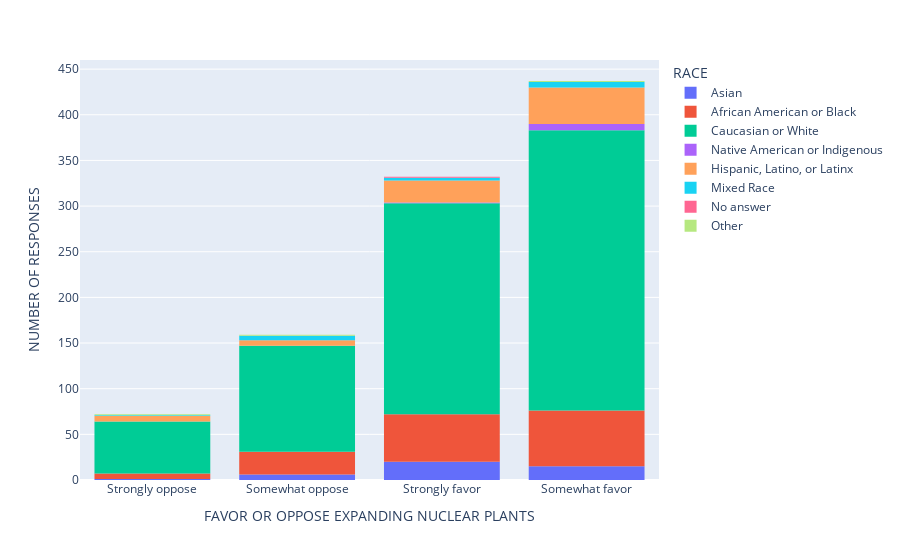

The notebook cell saved with this chart:
### Code cell
fig = px.histogram(dataframe1, x="Q10", color="Q3").update_xaxes(categoryorder='array', categoryarray=["Strongly oppose", "Somewhat oppose", "Somewhat favor", "Strongly favor"]).update_xaxes(categoryorder='total ascending').update_layout(
xaxis_title="FAVOR OR OPPOSE EXPANDING NUCLEAR PLANTS", yaxis_title="NUMBER OF RESPONSES", legend_title="RACE",
)
fig.show()

### Figure 1 — Plotly figure (JSON) as saved in the notebook; plotly's stock layout.template omitted (floating-point values rounded to 4 significant figures; data arrays with more than 128 entries replaced by an {"elided": "..."} marker saying what was removed)
{"data": [{"alignmentgroup": "True", "bingroup": "x", "hovertemplate": "Q3=Asian<br>Q10=%{x}<br>count=%{y}<extra></extra>", "legendgroup": "Asian", "marker": {"color": "#636efa", "pattern": {"shape": ""}}, "name": "Asian", "offsetgroup": "Asian", "orientation": "v", "showlegend": true, "type": "histogram", "x": ["Somewhat favor", "Strongly favor", "Somewhat oppose", "Strongly favor", "Strongly favor", "Somewhat oppose", "Strongly favor", "Somewhat oppose", "Strongly favor", "Somewhat oppose", "Somewhat favor", "Strongly favor", "Somewhat favor", "Strongly favor", "Somewhat favor", "Somewhat favor", "Strongly favor", "Strongly oppose", "Somewhat favor", "Somewhat favor", "Strongly favor", "Strongly favor", "Somewhat favor", "Strongly favor", "Somewhat favor", "Strongly favor", "Somewhat favor", "Somewhat oppose", "Strongly favor", "Strongly favor", "Somewhat favor", "Strongly favor", "Strongly favor", "Strongly favor", "Somewhat favor", "Somewhat favor", "Strongly favor", "Somewhat favor", "Somewhat favor", "Somewhat oppose", "Strongly favor", "Strongly favor"], "xaxis": "x", "yaxis": "y"}, {"alignmentgroup": "True", "bingroup": "x", "hovertemplate": "Q3=African American or Black<br>Q10=%{x}<br>count=%{y}<extra></extra>", "legendgroup": "African American or Black", "marker": {"color": "#EF553B", "pattern": {"shape": ""}}, "name": "African American or Black", "offsetgroup": "African American or Black", "orientation": "v", "showlegend": true, "type": "histogram", "x": {"elided": "144 str values"}, "xaxis": "x", "yaxis": "y"}, {"alignmentgroup": "True", "bingroup": "x", "hovertemplate": "Q3=Caucasian or White<br>Q10=%{x}<br>count=%{y}<extra></extra>", "legendgroup": "Caucasian or White", "marker": {"color": "#00cc96", "pattern": {"shape": ""}}, "name": "Caucasian or White", "offsetgroup": "Caucasian or White", "orientation": "v", "showlegend": true, "type": "histogram", "x": {"elided": "711 str values"}, "xaxis": "x", "yaxis": "y"}, {"alignmentgroup": "True", "bingroup": "x", "hovertemplate": "Q3=Native American or Indigenous<br>Q10=%{x}<br>count=%{y}<extra></extra>", "legendgroup": "Native American or Indigenous", "marker": {"color": "#ab63fa", "pattern": {"shape": ""}}, "name": "Native American or Indigenous", "offsetgroup": "Native American or Indigenous", "orientation": "v", "showlegend": true, "type": "histogram", "x": ["Somewhat favor", "Somewhat favor", "Somewhat favor", "Somewhat favor", "Somewhat favor", "Somewhat favor", "Somewhat favor", "Strongly favor"], "xaxis": "x", "yaxis": "y"}, {"alignmentgroup": "True", "bingroup": "x", "hovertemplate": "Q3=Hispanic, Latino, or Latinx<br>Q10=%{x}<br>count=%{y}<extra></extra>", "legendgroup": "Hispanic, Latino, or Latinx", "marker": {"color": "#FFA15A", "pattern": {"shape": ""}}, "name": "Hispanic, Latino, or Latinx", "offsetgroup": "Hispanic, Latino, or Latinx", "orientation": "v", "showlegend": true, "type": "histogram", "x": ["Strongly favor", "Somewhat favor", "Strongly favor", "Somewhat oppose", "Somewhat favor", "Strongly favor", "Somewhat favor", "Somewhat favor", "Somewhat favor", "Strongly favor", "Somewhat favor", "Strongly oppose", "Somewhat favor", "Somewhat favor", "Strongly favor", "Strongly favor", "Strongly favor", "Strongly oppose", "Strongly favor", "Somewhat favor", "Strongly favor", "Strongly favor", "Strongly favor", "Strongly favor", "Somewhat favor", "Somewhat oppose", "Somewhat favor", "Somewhat favor", "Somewhat favor", "Somewhat oppose", "Strongly favor", "Somewhat favor", "Somewhat favor", "Somewhat favor", "Strongly favor", "Somewhat favor", "Somewhat favor", "Strongly oppose", "Somewhat favor", "Somewhat favor", "Somewhat favor", "Somewhat favor", "Strongly favor", "Somewhat favor", "Strongly favor", "Somewhat favor", "Somewhat favor", "Somewhat favor", "Somewhat favor", "Somewhat favor", "Somewhat favor", "Somewhat favor", "Somewhat oppose", "Somewhat oppose", "Somewhat favor", "Strongly oppose", "Somewhat favor", "Strongly favor", "Strongly favor", "Strongly favor", "Somewhat favor", "Strongly favor", "Somewhat oppose", "Somewhat favor", "Strongly favor", "Somewhat favor", "Strongly oppose", "Strongly favor", "Somewhat favor", "Somewhat favor", "Strongly favor", "Strongly oppose", "Somewhat favor", "Somewhat favor", "Strongly favor", "Somewhat favor"], "xaxis": "x", "yaxis": "y"}, {"alignmentgroup": "True", "bingroup": "x", "hovertemplate": "Q3=Mixed Race<br>Q10=%{x}<br>count=%{y}<extra></extra>", "legendgroup": "Mixed Race", "marker": {"color": "#19d3f3", "pattern": {"shape": ""}}, "name": "Mixed Race", "offsetgroup": "Mixed Race", "orientation": "v", "showlegend": true, "type": "histogram", "x": ["Somewhat favor", "Somewhat favor", "Strongly favor", "Somewhat favor", "Somewhat favor", "Somewhat favor", "Somewhat oppose", "Somewhat favor", "Somewhat oppose", "Somewhat oppose", "Strongly favor", "Somewhat oppose", "Strongly oppose", "Somewhat oppose", "Strongly favor"], "xaxis": "x", "yaxis": "y"}, {"alignmentgroup": "True", "bingroup": "x", "hovertemplate": "Q3=No answer<br>Q10=%{x}<br>count=%{y}<extra></extra>", "legendgroup": "No answer", "marker": {"color": "#FF6692", "pattern": {"shape": ""}}, "name": "No answer", "offsetgroup": "No answer", "orientation": "v", "showlegend": true, "type": "histogram", "x": ["Strongly favor"], "xaxis": "x", "yaxis": "y"}, {"alignmentgroup": "True", "bingroup": "x", "hovertemplate": "Q3=Other<br>Q10=%{x}<br>count=%{y}<extra></extra>", "legendgroup": "Other", "marker": {"color": "#B6E880", "pattern": {"shape": ""}}, "name": "Other", "offsetgroup": "Other", "orientation": "v", "showlegend": true, "type": "histogram", "x": ["Strongly oppose", "Somewhat favor", "Somewhat oppose"], "xaxis": "x", "yaxis": "y"}], "layout": {"autosize": true, "barmode": "relative", "legend": {"title": {"text": "RACE"}, "tracegroupgap": 0}, "margin": {"t": 60}, "xaxis": {"anchor": "y", "autorange": true, "categoryarray": ["Strongly oppose", "Somewhat oppose", "Somewhat favor", "Strongly favor"], "categoryorder": "total ascending", "domain": [0, 1], "range": [-0.5, 3.5], "title": {"text": "FAVOR OR OPPOSE EXPANDING NUCLEAR PLANTS"}, "type": "category"}, "yaxis": {"anchor": "x", "autorange": true, "domain": [0, 1], "range": [0, 460], "title": {"text": "NUMBER OF RESPONSES"}}}}
